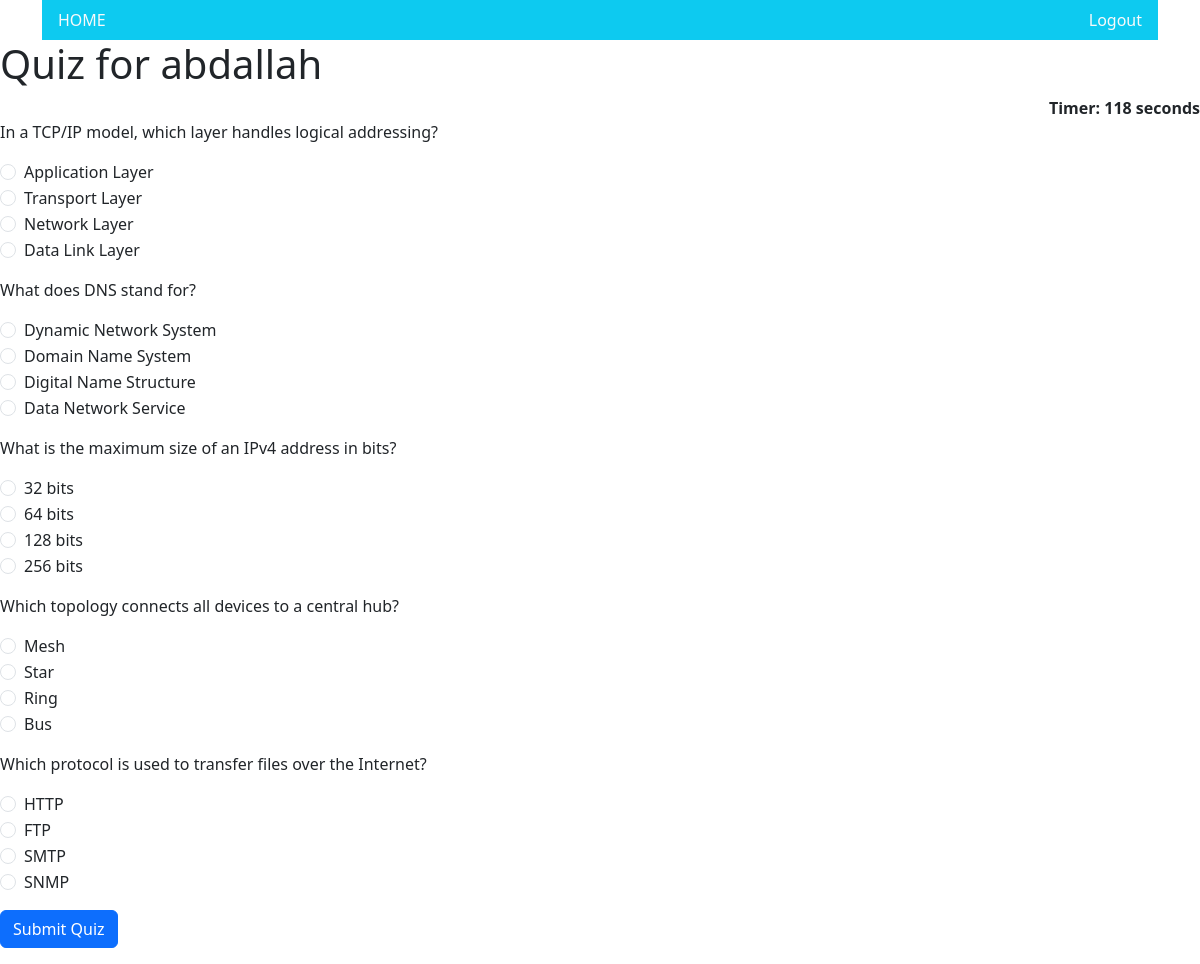
The app's page /take/1/ (signed in) with its own data.
### quiz/models.py (models this page shows, shortened)
class QuestionsModel(models.Model):
    question = models.CharField(max_length=200,null=True)
    op1 = models.CharField(max_length=200,null=True)
    op2 = models.CharField(max_length=200,null=True)
    op3 = models.CharField(max_length=200,null=True)
    op4 = models.CharField(max_length=200,null=True)
    ans = models.CharField(max_length=200,null=True)

### quiz/views.py (the view)
# urls.py: path('take/<str:student_id>/', take_quiz_view, name='take_quiz'),
def take_quiz_view(request, student_id):
    if request.method == 'POST':
        questions = QuestionsModel.objects.all()
        score = 0
        correct = 0
        wrong = 0
        total = len(questions)  # Total number of questions
        for q in questions:
            user_answer = request.POST.get(q.question)  # Ensure to use the question ID or unique key
            correct_answer = q.ans  # Assuming `ans` holds the correct answer
            print(user_answer)
            print(correct_answer)
            print()
            if user_answer:
                if user_answer == correct_answer:  # Case-insensitive comparison
                    score += 1  # Add points for a correct answer
                    correct += 1
                else:
                    wrong += 1
            else:
                wrong += 1  # Count unanswered questions as wrong
        username = request.user.username if request.user.is_authenticated else f"Student {request.user.username }"
        context = {
            'username': username,
            'score': score,
            'max_score': total ,  # Maximum score
            'total': total,
            'correct': correct,
            'wrong': wrong,
        }
        return render(request, 'quiz/result.html', context)
    else:  # For GET request, render the quiz
        questions = list(QuestionsModel.objects.all())
        random_questions=random.sample(questions,5)
        context = {
            'questions': random_questions,
            'username': request.user.username
        }
        return render(request, 'quiz/take_quiz.html', context)

### quiz/templates/quiz/take_quiz.html (shortened to what this page needs)
{% extends 'quiz/base.html' %}
{% block content %}
<div class="quiz-container">
    <h1>Quiz for {{ username }}</h1>
    <div align="right" id="displaytimer"><b>Timer: 120 seconds</b></div>
    <form method="post" id="form__submit">
        {% for q in questions %}
            <div class="mb-3">
                <p>{{ q.question }}</p>
                <div class="form-check">
                    <input class="form-check-input" type="radio" name="{{ q.question }}" value= "{{q.op1}}"  id="option1-{{ q.question }}" required>
                    <label class="form-check-label" for="option1-{{ q.question }}">
                        {{ q.op1 }}
                    </label>
                </div>
                <div class="form-check">
                    <input class="form-check-input" type="radio" name="{{ q.question }}" value="{{q.op2}}" id="option2-{{ q.question }}" required>
                    <label class="form-check-label" for="option2-{{ q.question }}">
                        {{ q.op2 }}
                    </label>
                </div>
                <div class="form-check">
                    <input class="form-check-input" type="radio" name="{{ q.question }}" value="{{q.op3}}" id="option3-{{ q.question }}" required>
                    <label class="form-check-label" for="option3-{{ q.question }}">
                        {{ q.op3 }}
                    </label>
                </div>
                <div class="form-check">
                    <input class="form-check-input" type="radio" name="{{ q.question }}" value="{{q.op4}}" id="option4-{{ q.question }}" required>
                    <label class="form-check-label" for="option4-{{ q.question }}">
                        {{ q.op4 }}
                    </label>
                </div>
            </div>
        {% endfor %}
        <button type="submit" id="submitBtn" class="btn btn-primary">Submit Quiz</button>
    </form>
</div>
{% endblock %}

### records on screen
QuestionsModel: question "In a TCP/IP model, which layer handles logical addressing?", op1 "Application Layer", op2 "Transport Layer", op3 "Network Layer", op4 "Data Link Layer"
QuestionsModel: question "What does DNS stand for?", op1 "Dynamic Network System", op2 "Domain Name System", op3 "Digital Name Structure", op4 "Data Network Service"
QuestionsModel: question "What is the maximum size of an IPv4 address in bits?", op1 "32 bits", op2 "64 bits", op3 "128 bits", op4 "256 bits"
QuestionsModel: question "Which topology connects all devices to a central hub?", op1 "Mesh", op2 "Star", op3 "Ring", op4 "Bus"
QuestionsModel: question "Which protocol is used to transfer files over the Internet?", op1 "HTTP", op2 "FTP", op3 "SMTP", op4 "SNMP"

### other values on screen
{{ username }} "abdallah"
